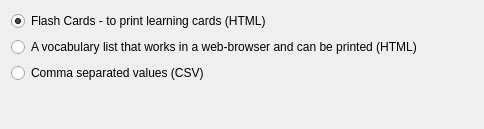
<?xml version="1.0" encoding="UTF-8"?>
<ui version="4.0">
 <class>KEduVocExportOptions</class>
 <widget class="QWidget" name="KEduVocExportOptions">
  <property name="geometry">
   <rect>
    <x>0</x>
    <y>0</y>
    <width>484</width>
    <height>129</height>
   </rect>
  </property>
  <property name="windowTitle">
   <string>Export</string>
  </property>
  <layout class="QVBoxLayout" name="verticalLayout">
   <item>
    <widget class="QRadioButton" name="flashCardRadio">
     <property name="text">
      <string>Flash Cards - to print learning cards (HTML)</string>
     </property>
     <property name="checked">
      <bool>true</bool>
     </property>
    </widget>
   </item>
   <item>
    <widget class="QRadioButton" name="tableRadio">
     <property name="text">
      <string>A vocabulary list that works in a web-browser and can be printed (HTML)</string>
     </property>
     <property name="checked">
      <bool>false</bool>
     </property>
    </widget>
   </item>
   <item>
    <widget class="QRadioButton" name="csvRadio">
     <property name="text">
      <string>Comma separated values (CSV)</string>
     </property>
    </widget>
   </item>
   <item>
    <spacer name="verticalSpacer">
     <property name="orientation">
      <enum>Qt::Vertical</enum>
     </property>
     <property name="sizeHint" stdset="0">
      <size>
       <width>20</width>
       <height>43</height>
      </size>
     </property>
    </spacer>
   </item>
  </layout>
 </widget>
 <resources/>
 <connections/>
</ui>
